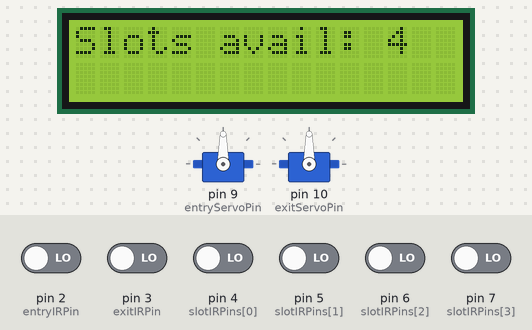
A sketch run on a simulated Arduino Uno, built with avr-gcc and run on an emulated ATmega328P. On the bench: 2 × servo, 16×2 character LCD. Inputs (shaded band) come from the test bench; at power-on: pin 2 (entryIRPin), pin 3 (exitIRPin), pin 4 (slotIRPins[0]), pin 5 (slotIRPins[1]), pin 6 (slotIRPins[2]), pin 7 (slotIRPins[3]) LOW. What the sketch prints to the serial monitor is not drawn.

Above: at 1.2 s.
1.3 s: pin 2 (entryIRPin) driven HIGH
At 7.9 s:
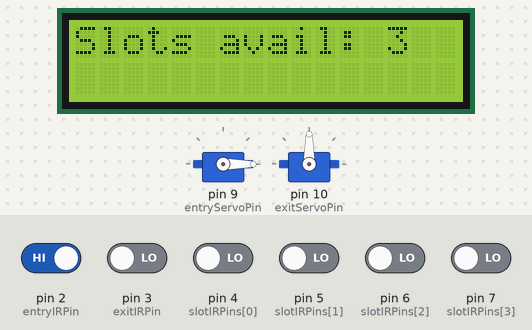
At 26.4 s:
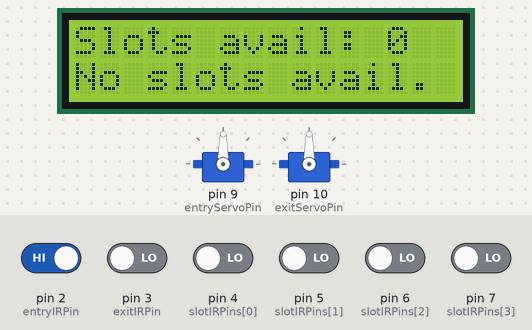
Timing chart, 0 to 26.8 s (numbered marks = the images above; inputs shaded):
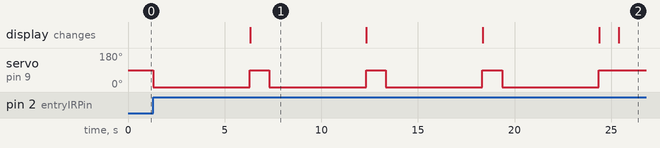

Measured:
- after the input at 1.3 s, servo on pin 9 (entryServoPin): alternates 90° for 1.0 s and 0° for 5.0 s, starting at once; the display: changes after 5.0 s (image 1)
- what the display in image 1 shows lasts 6.0 s, from 6.3 s to 12.3 s

The sketch:

parking.ino
```cpp
#include <Wire.h>
#include <Servo.h>
#include <LiquidCrystal_I2C.h>

// Constants
const int entryIRPin = 2;   // IR sensor pin for entry barrier
const int exitIRPin = 3;    // IR sensor pin for exit barrier
const int entryServoPin = 9; // Servo motor pin for entry barrier
const int exitServoPin = 10; // Servo motor pin for exit barrier
const int slotIRPins[] = {4, 5, 6, 7}; // IR sensor pins for individual slots
const int numSlots = sizeof(slotIRPins) / sizeof(slotIRPins[0]); // Number of parking slots

Servo entryServo;
Servo exitServo;
LiquidCrystal_I2C lcd(0x27, 16, 2); // Initialize the LCD (change this HEX address according to your LCD's HEX address)

// Variables
int availableSlots = numSlots; // Initially all slots are available
unsigned long slotStartTime[numSlots]; // Start time for each slot

void setup()
{
    Serial.begin(9600);
    entryServo.attach(entryServoPin);
    exitServo.attach(exitServoPin);
    pinMode(entryIRPin, INPUT);
    pinMode(exitIRPin, INPUT);
    for (int i = 0; i < numSlots; i++)
    {
        pinMode(slotIRPins[i], INPUT);
        slotStartTime[i] = 0;
    }
    lcd.init();
    lcd.backlight();
    updateLCD();
}
void loop()
{
    // Check for vehicle at entry barrier
    if (digitalRead(entryIRPin) == HIGH)
    {
        if (availableSlots > 0)
        {
            openEntryBarrier();
            delay(5000); // Delay for vehicle passage
            closeEntryBarrier();
            availableSlots--;
            Serial.println("Vehicle entered. Available slots: " + String(availableSlots));
            updateLCD();
        }
        else
        {
            Serial.println("No available slots. Entry denied.");
            // Display message on LCD
            lcd.setCursor(0, 1);
            lcd.print("No slots avail.");
        }
        // Delay to avoid rapid detection
        delay(1000);
    }
    // Check for vehicle at exit barrier
    if (digitalRead(exitIRPin) == HIGH)
    {
        openExitBarrier();
        delay(5000); // Delay for vehicle passage
        closeExitBarrier();
        availableSlots++;
        Serial.println("Vehicle exited. Available slots: " + String(availableSlots));
        updateLCD();
        // Delay to avoid rapid detection
        delay(1000);
    }
    // Check each slot for vehicle presence
    for (int i = 0; i < numSlots; i++)
    {
        if (digitalRead(slotIRPins[i]) == HIGH)
        {
            if (slotStartTime[i] == 0)
            {
                slotStartTime[i] = millis(); // Record the start time when a vehicle is detected
            }
        }
        else
        {
            if (slotStartTime[i] != 0)
            {
                unsigned long parkedTime = millis() - slotStartTime[i];
                slotStartTime[i] = 0; // Reset start time
                float billAmount = calculateBill(parkedTime);
                Serial.print("Vehicle left slot ");
                Serial.print(i);
                Serial.print(". Parking time: ");
                Serial.print(parkedTime / 1000);
                Serial.print(" seconds. Bill: $");
                Serial.println(billAmount);
                // Display bill amount on LCD
                lcd.setCursor(0, 1);
                lcd.print("Slot ");
                lcd.print(i);
                lcd.print(" Bill: $");
                lcd.print(billAmount);
            }
        }
    }
}
void openEntryBarrier()
{
    entryServo.write(0); // Open position
}
void closeEntryBarrier()
{
    entryServo.write(90); // Closed position
}
void openExitBarrier()
{
    exitServo.write(0); // Open position
}
void closeExitBarrier()
{
    exitServo.write(90); // Closed position
}
float calculateBill(unsigned long parkedTime)
{
    float ratePerSecond = 0.01; // Define your rate per second
    return parkedTime / 1000.0 * ratePerSecond;
}
void updateLCD()
{
    lcd.clear();
    lcd.setCursor(0, 0);
    lcd.print("Slots avail: ");
    lcd.print(availableSlots);
}
```
